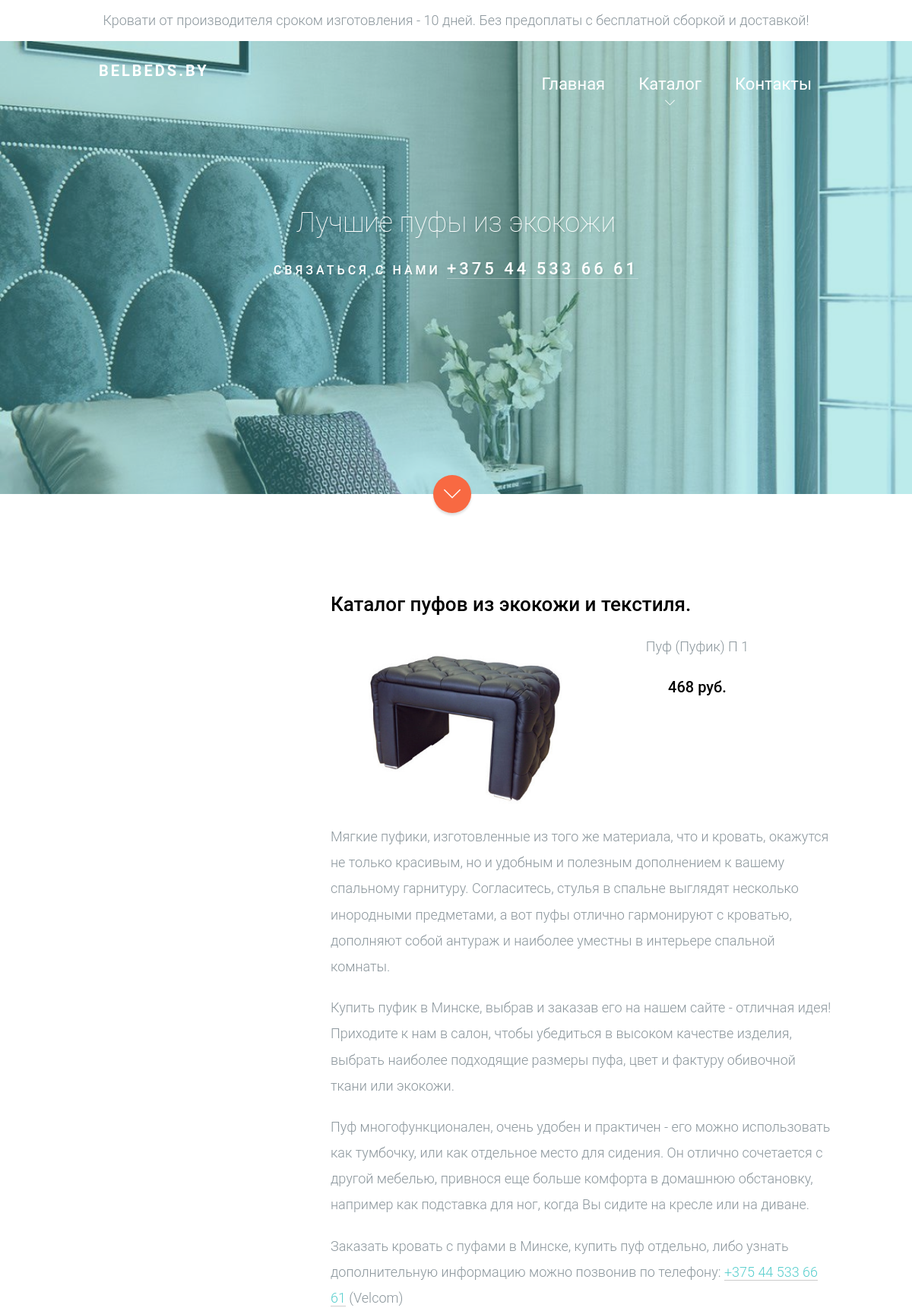
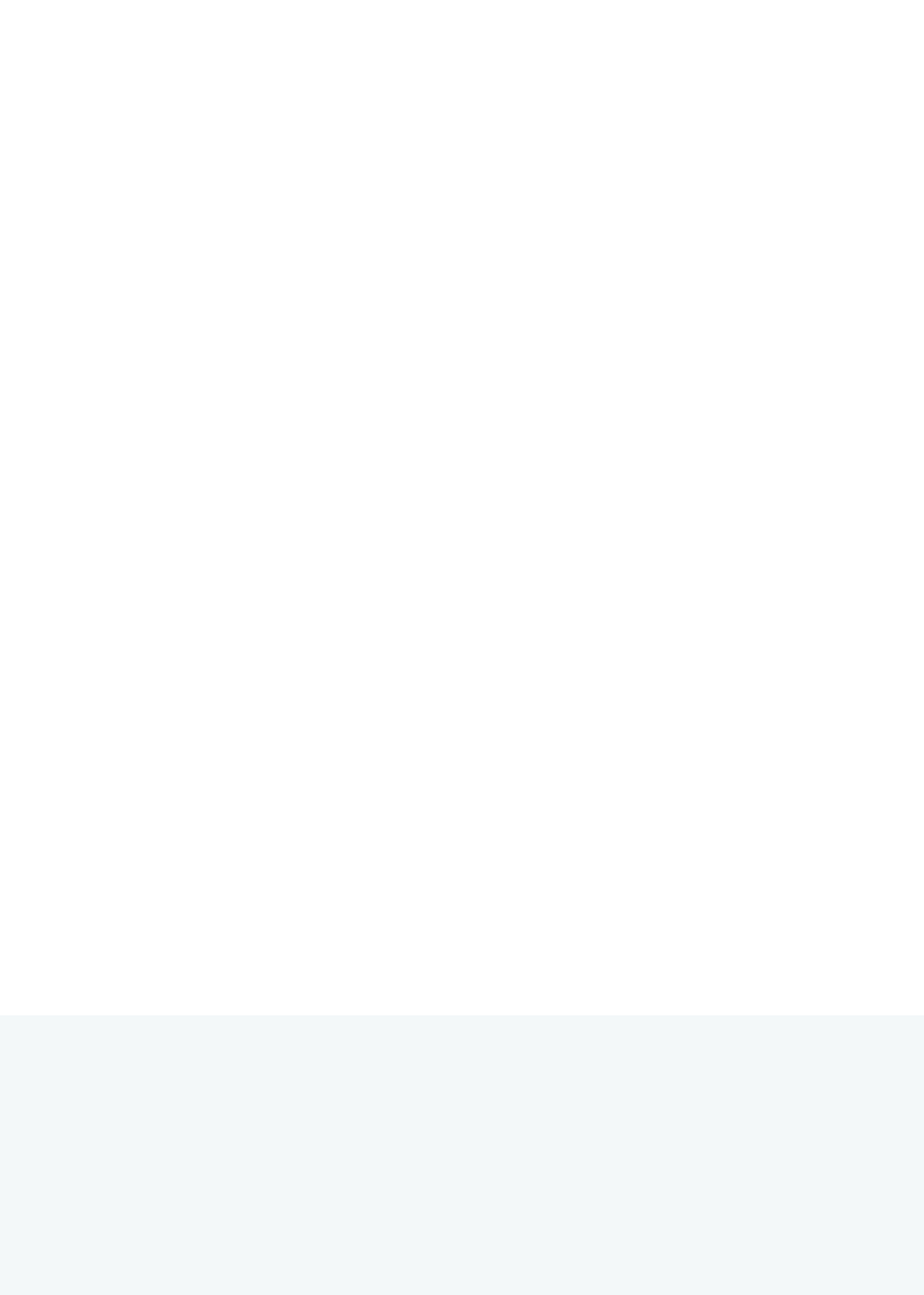
The page /poufs on the database its author committed (2 pictures, top to bottom).
### app.py (models this page shows, shortened)
class Products(db.Model):
    id = db.Column(db.INTEGER, primary_key=True)
    title = db.Column(db.String(255), nullable=False)
    type = db.Column(db.String(40), nullable=False)
    description = db.Column(db.String(400), nullable=False)
    price = db.Column(db.INTEGER, nullable=False)
    image = db.Column(db.String(400), nullable=True)
    timestamp = db.Column(db.DATETIME, default=datetime.datetime.now())

### app.py (the view)
@app.route('/poufs')
def poufs():
    products = Products.query.filter_by(type='bed').order_by(Products.id).all()
    items = Products.query.filter_by(type='pouf').order_by(Products.id).all()
    return render_template('poufstemp.html', products=products, poufs=items, hero=True)

### templates/poufstemp.html (shortened to what this page needs)
{% extends 'basetemp.html' %}
{% block hero %}
    <h1 class="to-animate hero-animate-1">Лучшие пуфы из экокожи</h1>
{% endblock %}
{% block body%}
   <h2>Каталог пуфов из экокожи и текстиля.</h2>
   {% for el in poufs %}
        <div class="col-md-12 text-center fh5co-work-item single-card">
            <div class="col-md-6 col-sm-6 col-xs-12 col-xxs-12">
                <figure class="figure-responsive"><img class="img-responsive" src="{{ url_for('static', filename=el.image) }}" alt="{{ el.title }}"/></figure>
            </div>
            <div class="col-md-6 col-sm-6 col-xs-12 col-xxs-12">
                <p class="fh5co-category">{{ el.title }} </p>
                <h3 class="heading">{{ el.price }} руб.</h3>
            </div>
        </div>
    {% endfor %}
    <p style="display: inline-block">Мягкие пуфики, изготовленные из того же материала, что и кровать, окажутся не только красивым, но и удобным и полезным дополнением к вашему спальному гарнитуру. Согласитесь, стулья в спальне выглядят несколько инородными предметами, а вот пуфы отлично гармонируют с кроватью, дополняют собой антураж и наиболее уместны в интерьере спальной комнаты.</p>
    <p>Купить пуфик в Минске, выбрав и заказав его на нашем сайте - отличная идея! Приходите к нам в салон, чтобы убедиться в высоком качестве изделия, выбрать наиболее подходящие размеры пуфа, цвет и фактуру обивочной ткани или экокожи.</p>
    <p>Пуф многофункционален, очень удобен и практичен - его можно использовать как тумбочку, или как отдельное место для сидения. Он отлично сочетается с другой мебелью, привнося еще больше комфорта в домашнюю обстановку, например как подставка для ног, когда Вы сидите на кресле или на диване.</p>
    <p>Заказать кровать с пуфами в Минске, купить пуф отдельно, либо узнать дополнительную информацию можно позвонив по телефону: <a href="tel:+375445336661">+375 44 533 66 61</a> (Velcom)</p>
{% endblock %}

### static/src/css/style.css (style rules this page uses)
body { font-family: "Roboto", arial, sans-serif; font-size: 18px; line-height: 1.9; font-weight: 300; color: #8b969c; }
a { -webkit-transition: all 0.2s ease; -moz-transition: all 0.2s ease; -ms-transition: all 0.2s ease; -o-transition: all 0.2s ease; transition: all 0.2s ease; color: #57cecd; border-bottom: 1px solid #ccc; }
h1, .h1, h2, .h2, h3, .h3, h4, .h4, h5, .h5, h6, .h6 { margin: 0 0 20px 0; padding: 0; color: #000000; }
h1, .h1 { font-size: 30px; line-height: 42px; }
h2, .h2 { font-size: 26px; line-height: 38px; }
h3, .h3 { font-size: 20px; line-height: 32px; }
ul, ol, p { margin: 0 0 20px 0; }
.figure-responsive { display: flex; justify-content: center; align-items: center; width: 100%; height: 250px; overflow: hidden; }
#fh5co-hero .fh5co-hero-wrap .fh5co-hero-intro > h1 { font-size: 36px; line-height: 47px; color: #ffffff; font-weight: 100; text-shadow: 2px 2px 1px rgba(0, 0, 0, 0.08); }
.js .to-animate, .js .feature-box, .js .work-box, .js .footer-box, .js .animate-box { opacity: 0; }
.heading { margin-bottom: 3em; }

### rows shown on the page
Products: image (picture), title "Пуф (Пуфик) П 1", price "468"
